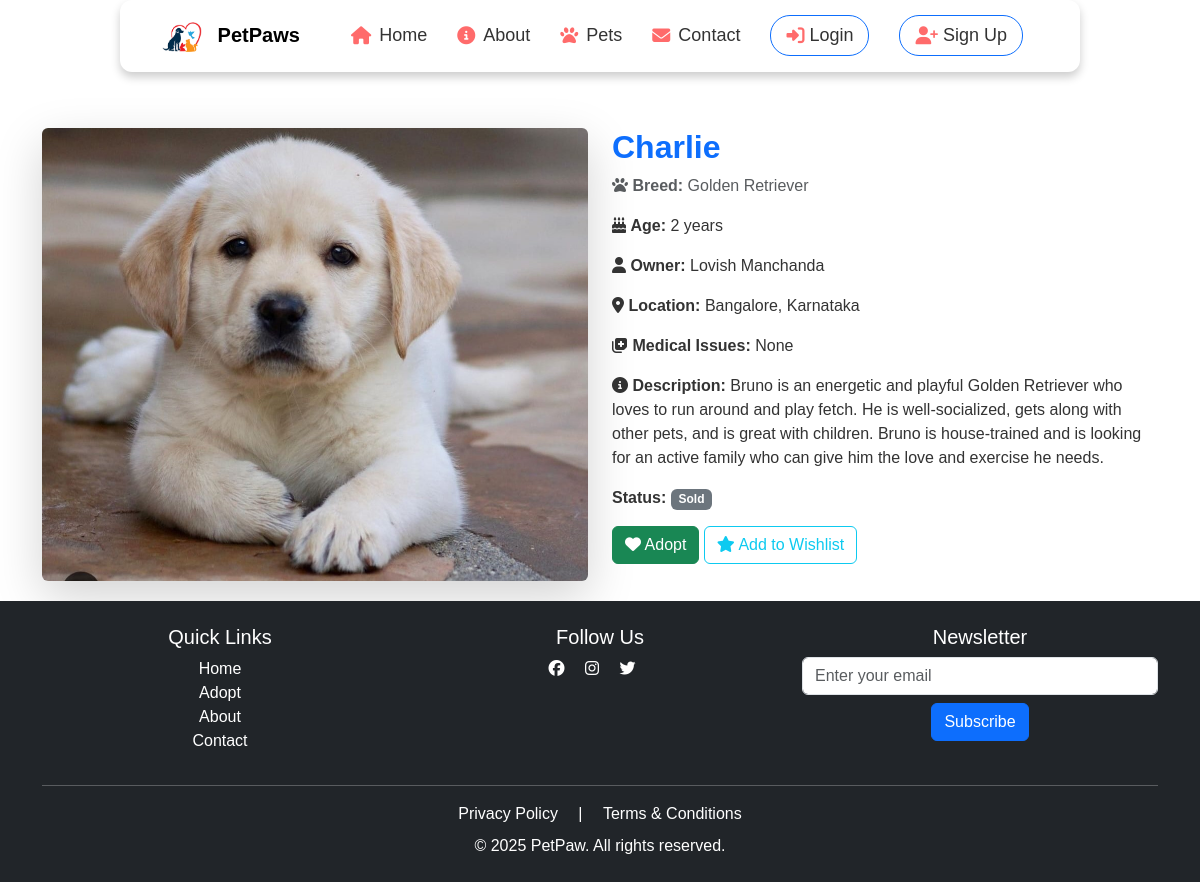
Page /pet/1 on the committed database.
### app.py (models this page shows, shortened)
class Pet(db.Model):
    id = db.Column(db.Integer, primary_key=True)
    name = db.Column(db.String(100), nullable=False)
    breed = db.Column(db.String(100), nullable=False)
    age = db.Column(db.Integer, nullable=False)
    description = db.Column(db.Text, nullable=True)
    image_filename = db.Column(db.String(255), nullable=True, default="default_pet.jpg")  # Default image if none uploaded
    status = db.Column(db.String(50), default="Available")  # Available, Adopted, etc.
    owner_id = db.Column(db.Integer, db.ForeignKey("user.id"), nullable=False)  # Link to User table
    medical_issues = db.Column(db.String(255), nullable=True)  # Any medical issues (Yes/No + Description)
    pet_type = db.Column(db.String(50), nullable=False)  # Dropdown (Dog, Cat, Bird, Horse, Other)
    other_pet_type = db.Column(db.String(100), nullable=True)  # If "Other" is selected
    address = db.Column(db.String(255), nullable=False)  # Pet's location
    owner = db.relationship("User", backref="pets")

class User(db.Model, UserMixin):
    __tablename__ = "user"
    id = db.Column(db.Integer, primary_key=True)
    name = db.Column(db.String(150), nullable=False)
    email = db.Column(db.String(150), unique=True, nullable=False)
    password_hash = db.Column(db.String(256), nullable=False)
    mobile = db.Column(db.String(15), nullable=False)
    role = db.Column(db.String(50), nullable=False, default='user')
    wishlist_pets = db.relationship('Pet', secondary=wishlist, backref='wishlist_users')

### app.py (the view)
@app.route("/pet/<int:id>")
def pet_profile(id):
    pet = Pet.query.get_or_404(id)
    return render_template("pet_profile.html", pet=pet)

### templates/pet_profile.html
{% extends "base.html" %}
{% block content %}
<link rel="stylesheet" href="{{ url_for('static', filename='petstyles.css') }}">
<div class="container mt-5">
    <div class="row">
        <div class="col-lg-6 text-center">
            <img src="{{ url_for('static', filename='images/' + pet.image_filename) }}" class="img-fluid rounded shadow-lg pet-profile-img" alt="{{ pet.name }}">
        </div>
        <div class="col-lg-6">
            <h2 class="fw-bold text-primary">{{ pet.name }}</h2>
            <p class="text-muted"><i class="fas fa-paw"></i> <strong>Breed:</strong> {{ pet.breed }}</p>
            <p><i class="fas fa-birthday-cake"></i> <strong>Age:</strong> {{ pet.age }} years</p>
            <p><i class="fas fa-user"></i> <strong>Owner:</strong> {{ pet.owner.name }}</p>
            <p><i class="fas fa-map-marker-alt"></i> <strong>Location:</strong> {{ pet.address }}</p>
            <p><i class="fas fa-notes-medical"></i> <strong>Medical Issues:</strong> {{ pet.medical_issues if pet.medical_issues else "None" }}</p>
            <p><i class="fas fa-info-circle"></i> <strong>Description:</strong> {{ pet.description }}</p>
            <p><strong>Status:</strong>
                <span class="badge {% if pet.status == 'Available' %} bg-success {% else %} bg-secondary {% endif %}">
                    {{ pet.status }}
                </span>
            </p>
            {% if current_user.id == pet.owner_id %}
                <div class="mt-3">
                    <a href="{{ url_for('edit_pet', id=pet.id) }}" class="btn btn-warning"><i class="fas fa-edit"></i> Edit</a>
                    <a href="{{ url_for('delete_pet', id=pet.id) }}" class="btn btn-danger" onclick="return confirm('Are you sure you want to delete this pet?');">
                        <i class="fas fa-trash"></i> Delete
                    </a>
                </div>
            {% else %}
                <div class="mt-3">
                    <form action="{{ url_for('adopt_pet', id=pet.id) }}" method="POST" style="display: inline;">
                        <button type="submit" class="btn btn-success"><i class="fas fa-heart"></i> Adopt</button>
                    </form>
                    <a href="{{ url_for('add_to_wishlist', pet_id=pet.id) }}" class="btn btn-outline-info">
                        <i class="fas fa-star"></i> Add to Wishlist
                    </a>
                </div>
            {% endif %}
        </div>
    </div>
</div>
{% endblock %}

### static/styles.css (style rules this page uses)
body { font-family: 'Poppins', sans-serif; background-color: #f8f9fa; color: #333; transition: background-color 0.3s ease-in-out; }
* { margin: 0; padding: 0; box-sizing: border-box; font-family: 'Poppins', sans-serif; }
body { margin: 0; padding: 0; background: #ffffff; position: relative; min-height: 100vh; }

### templates/base.html (style rules this page uses)
body { padding-top: 80px; }
html, body { height: 100%; margin: 0; display: flex; flex-direction: column; }

### rows in the picture
Pet: image_filename (picture), name "Charlie", breed "Golden Retriever", age "2", address "Bangalore, Karnataka", medical_issues "None", description "Bruno is an energetic and playful Golden Retriever who loves to run around and play fetch. He is well-socialized, gets along with other pets, and is great with children. Bruno is house-trained and is looking for an active family who can give him the love and exercise he needs.", status "Sold"
User: owner.name "Lovish Manchanda"
